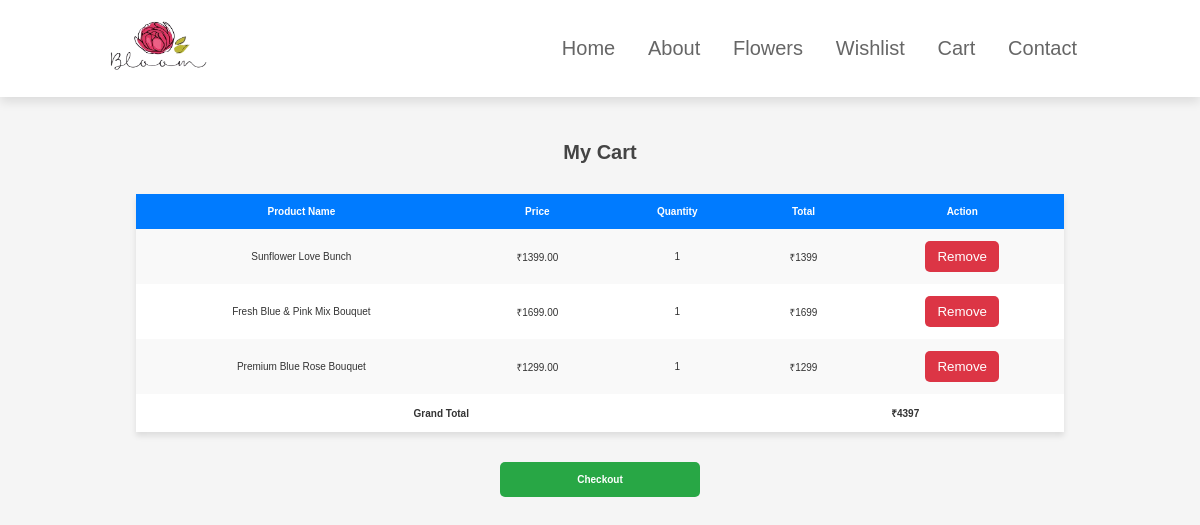
The page /php/cart.php (signed in) on the database its author committed.
### tables this page shows
CREATE TABLE `cart` (
  `id` int(11) NOT NULL,
  `user_id` int(11) NOT NULL,
  `product_id` int(11) NOT NULL,
  `product_name` varchar(255) NOT NULL,
  `product_price` decimal(10,2) NOT NULL,
  `quantity` int(11) DEFAULT 1,
  `added_at` timestamp NOT NULL DEFAULT current_timestamp()
);

### php/cart.php (the view, shortened to what this page needs)
<?php
require 'db.php';
$user_id = $_SESSION['user_id'];
$stmt = $conn->prepare("SELECT * FROM cart WHERE user_id=?");
$stmt->bind_param("i", $user_id);
$stmt->execute();
$result = $stmt->get_result();
?>
<!DOCTYPE html>
<html lang="en">
<head>
<link rel="stylesheet" href="../css/style.css">
</head>
<body>
 <header class="header">
        <a href="index.php" class="logo">
            <img src="../img/4.png" alt="Logo" style="height:50px; width:100px;">
        </a>
        <nav class="navbar">
            <a href="index.php">Home</a>
            <a href="about.html">About</a>
            <a href="bouquets.php">Flowers</a>
            <a href="./php/ wishlist.php">Wishlist</a>
            <a href="../cart.php">Cart</a>
            <a href="#contact">Contact</a>
        </nav>
    </header><br><br><br><br><br><br>
<br><br><br><br><br><h1>My Cart</h1>
<table border="1" cellpadding="10">
    <tr>
        <th>Product Name</th>
        <th>Price</th>
        <th>Quantity</th>
        <th>Total</th>
        <th>Action</th>
    </tr>
    <?php
    $grand_total = 0;
    while($row = $result->fetch_assoc()):
        $total = $row['product_price'] * $row['quantity'];
        $grand_total += $total;
    ?>
    <tr>
        <td><?= $row['product_name'] ?></td>
        <td>₹<?= $row['product_price'] ?></td>
        <td><?= $row['quantity'] ?></td>
        <td>₹<?= $total ?></td>
        <td>
            <form action="cart_remove.php" method="post" style="display:inline;">
                <button type="submit">Remove</button>
            </form>
        </td>
    </tr>
    <?php endwhile; ?>
    <tr>
        <td colspan="3"><strong>Grand Total</strong></td>
        <td colspan="2"><strong>₹<?= $grand_total ?></strong></td>
    </tr>
</table>
<a href="checkout.php">Checkout</a>
</body>
</html>

### css/style.css (style rules this page uses)
:root { --pink:#e84393; }
* { margin:0; padding:0; box-sizing: border-box; font-family: Verdana, Geneva, Tahoma, sans-serif; outline: none; border:none; text-decoration: none; text-transform: capitalize; transition: .2s linear; }
html { font-size: 62.5%; scroll-behavior: smooth; scroll-padding-top: 6rem; overflow-x: hidden; }
header { position: fixed; top: 0; left: 0; right: 0; background: #fff; padding: 2rem 9%; display: flex; align-items: center; justify-content: space-between; z-index: 1000; box-shadow: 0 .5rem 1rem rgba(0, 0, 0, .1); }
header .logo { font-size: 3rem; color: #333; font-weight: bolder; }
header .navbar a { font-size: 2rem; padding: 0 1.5rem; color: #666; }

### php/cart.php (style rules this page uses)
body { font-family: Arial, sans-serif; background-color: #f5f5f5; margin: 0; padding: 20px; color: #333; }
h1 { text-align: center; margin-bottom: 30px; color: #444; }
table { width: 80%; margin: 0 auto 30px auto; border-collapse: collapse; background-color: #fff; box-shadow: 0 4px 6px rgba(0,0,0,0.1); }
th, td { padding: 12px 15px; text-align: center; }
th { background-color: #007bff; color: #fff; font-weight: 600; }
tr:nth-child(even) { background-color: #f9f9f9; }
button { background-color: #dc3545; color: #fff; border: none; padding: 8px 12px; border-radius: 5px; cursor: pointer; transition: background-color 0.3s ease; }
a[href="checkout.php"] { display: block; width: 200px; margin: 0 auto; text-align: center; background-color: #28a745; color: #fff; text-decoration: none; padding: 12px 0; border-radius: 5px; font-weight: bold; transition: background-color 0.3s ease; }

### rows shown on the page
cart: product_name "Sunflower Love Bunch", product_price "1399.00", quantity "1", total "1399"
cart: product_name "Fresh Blue & Pink Mix Bouquet", product_price "1699.00", quantity "1", total "1699"
cart: product_name "Premium Blue Rose Bouquet", product_price "1299.00", quantity "1", total "1299"

### other values the page prints
$grand_total "4397"
